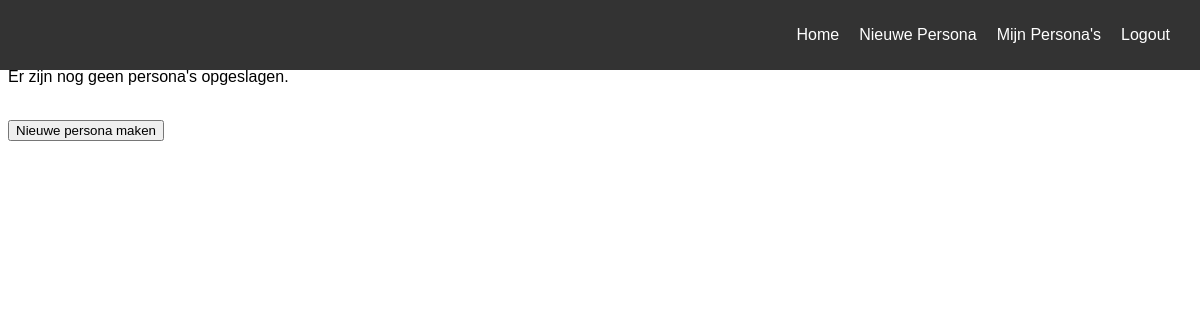
Before: /personas (signed in) with the older database file.
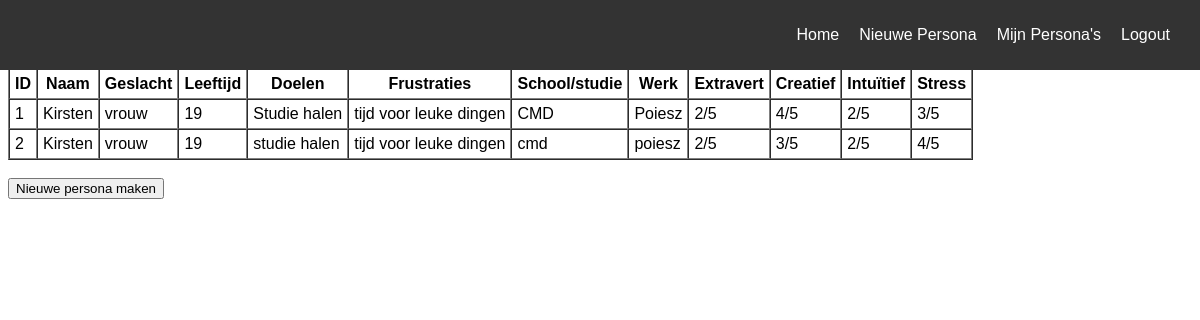
After: the same page with the newer database file.
### models.py (models this page shows, shortened)
class Persona(db.Model):
    id = db.Column(db.Integer, primary_key=True)
    naam = db.Column(db.String(100))
    geslacht = db.Column(db.String(20))
    leeftijd = db.Column(db.Integer)
    school = db.Column(db.Text)
    werk = db.Column(db.Text)
    doelen = db.Column(db.Text)
    frustraties = db.Column(db.Text)
    extravert = db.Column(db.Integer)
    creatief = db.Column(db.Integer)
    intuitief = db.Column(db.Integer)
    stress = db.Column(db.Integer)
    user_id = db.Column(db.Integer, db.ForeignKey('user.id'))

### app.py (the view)
@app.route('/personas')
def personas():
    if 'user_id' not in session:
        return redirect('/login')
    personas = Persona.query.filter_by(user_id=session['user_id']).all()
    return render_template('personas.html', personas=personas)

### templates/personas.html
{% extends "base.html" %}
{% block content %}
<h2>Alle opgeslagen persona's</h2>
{% if personas %}
<table border="1" cellpadding="5" cellspacing="0">
    <thead>
        <tr>
            <th>ID</th>
            <th>Naam</th>
            <th>Geslacht</th>
            <th>Leeftijd</th>
            <th>Doelen</th>
            <th>Frustraties</th>
            <th>School/studie</th>
            <th>Werk</th>
            <th>Extravert</th>
            <th>Creatief</th>
            <th>Intuïtief</th>
            <th>Stress</th>
        </tr>
    </thead>
    <tbody>
        {% for p in personas %}
        <tr>
            <td>{{ p.id }}</td>
            <td>{{ p.naam }}</td>
            <td>{{ p.geslacht }}</td>
            <td>{{ p.leeftijd }}</td>
            <td>{{ p.doelen }}</td>
            <td>{{ p.frustraties }}</td>
            <td>{{ p.school }}</td>
            <td>{{ p.werk }}</td>
            <td>{{ p.extravert }}/5</td>
            <td>{{ p.creatief }}/5</td>
            <td>{{ p.intuitief }}/5</td>
            <td>{{ p.stress }}/5</td>
        </tr>
        {% endfor %}
    </tbody>
</table>
{% else %}
<p>Er zijn nog geen persona's opgeslagen.</p>
{% endif %}
<br>
<a href="{{ url_for('stap1') }}"><button>Nieuwe persona maken</button></a>
{% endblock %}

### templates/base.html (shortened to what this page needs)
<!DOCTYPE html>
<html lang="nl">
<head>
    <link rel="stylesheet" href="{{ url_for('static', filename='style.css') }}">
</head>
<body>
    <nav>
        <ul>
            <li><a href="{{ url_for('index') }}">Home</a></li>
            {% if 'user_id' in session %}
            <li><a href="{{ url_for('stap1') }}">Nieuwe Persona</a></li>
            <li><a href="{{ url_for('personas') }}">Mijn Persona's</a></li>
            <li><a href="{{ url_for('logout') }}">Logout</a></li>
            {% else %}
            <li><a href="{{ url_for('login') }}">Login</a></li>
            <li><a href="{{ url_for('register') }}">Register</a></li>
            {% endif %}
        </ul>
    </nav>
    <div class="content">
        {% block content %}{% endblock %}
    </div>
</body>
</html>

### static/style.css (style rules this page uses)
* { box-sizing: border-box; font-family: Arial, Helvetica, sans-serif; }
nav { position: fixed; top: 0; left: 0; width: 100%; background: #333; color: white; }
nav ul { display: flex; justify-content: end; list-style: none; padding: 10px; }
nav li { margin-right: 20px; }
nav a { color: white; text-decoration: none; }

Changed rows visible on the page:
added Persona: id "1", naam "Kirsten", geslacht "vrouw", leeftijd "19", doelen "Studie halen", frustraties "tijd voor leuke dingen", school "CMD", werk "Poiesz", extravert "2", creatief "4", intuitief "2", stress "3"
added Persona: id "2", naam "Kirsten", geslacht "vrouw", leeftijd "19", doelen "studie halen", frustraties "tijd voor leuke dingen", school "cmd", werk "poiesz", extravert "2", creatief "3", intuitief "2", stress "4"
Other visible differences:
text no longer shown: "Er zijn nog geen persona's opgeslagen."
text now shown: "ID Naam Geslacht Leeftijd Doelen Frustraties School/studie Werk Extravert Creatief Intuïtief Stress"
